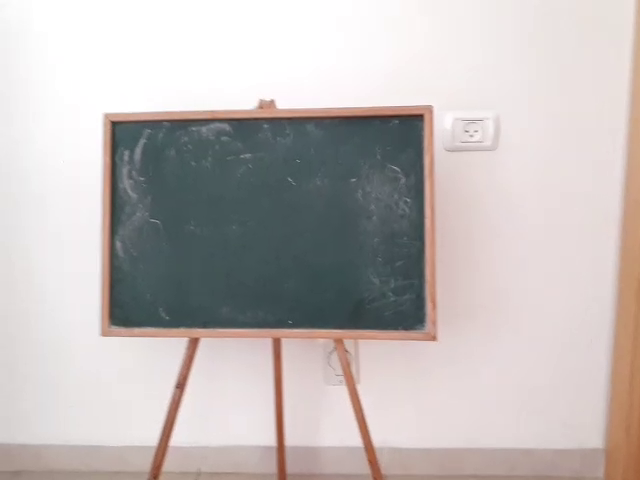
#> input picture frame 38 of VID_20180908_114054.mp4, 640 x 480 px, given in place of lecture.mp4, which was not available
$ jupyter execute --allow-errors rotation_homography2.ipynb   (text cells are left out)
#> lines starting #> are read from the running program, lines starting #| are printed output that depends on the picture
### project/trackers.py
import numpy as np
import cv2
import time
import tensorflow as tf


# TODO: credit
class DetectorAPI:
    threshold = 0.01
    delta = 50
    def __init__(self, path_to_ckpt='/home/tomer/git/vision_project/faster_rcnn_inception_v2_coco_2018_01_28/frozen_inference_graph.pb'):
        self.path_to_ckpt = path_to_ckpt

        self.detection_graph = tf.Graph()
        with self.detection_graph.as_default():
            od_graph_def = tf.GraphDef()
            with tf.gfile.GFile(self.path_to_ckpt, 'rb') as fid:
                serialized_graph = fid.read()
                od_graph_def.ParseFromString(serialized_graph)
                tf.import_graph_def(od_graph_def, name='')

        self.default_graph = self.detection_graph.as_default()
        self.sess = tf.Session(graph=self.detection_graph)

        # Definite input and output Tensors for detection_graph
        self.image_tensor = self.detection_graph.get_tensor_by_name('image_tensor:0')
        # Each box represents a part of the image where a particular object was detected.
        self.detection_boxes = self.detection_graph.get_tensor_by_name('detection_boxes:0')
        # Each score represent how level of confidence for each of the objects.
        # Score is shown on the result image, together with the class label.
        self.detection_scores = self.detection_graph.get_tensor_by_name('detection_scores:0')
        self.detection_classes = self.detection_graph.get_tensor_by_name('detection_classes:0')
        self.num_detections = self.detection_graph.get_tensor_by_name('num_detections:0')

        self.last_mask = None

    # [44 lines left out: functions processFrame, getHumanMask, not called in this run]

    def close(self):
        self.sess.close()
        self.default_graph.close()


class FeaturePoint:
    ID = 0
    TEMPLATE_WIDTH = 50
    TEMPLATE_HIGHT = 50

    # [81 lines left out: functions __init__, tuple, score, apply_homography, ooi, template_in_frame and 2 more, not called in this run]

    def __repr__(self):
        return "FeaturePoint(%f, %f)" % (self.x, self.y)


class FeaturePointManager:
    feature_params = dict(maxCorners=15,
                      qualityLevel=0.4,
                      minDistance=70,
                      blockSize=7)

    POINT_MASK_SIZE = 50
    _colors = np.random.randint(0, 255, (100, 3))
    _points = []

    # ped detection
    hog = cv2.HOGDescriptor()
    hog.setSVMDetector(cv2.HOGDescriptor_getDefaultPeopleDetector())
    detector = DetectorAPI()

    # [104 lines left out: functions generate_points_for_frame, get_visible_points, update_visible_points, apply_homography, draw_points_on_frame, not called in this run]


class Tracker:

    # Parameters for lucas kanade optical flow
    lk_params = dict(winSize=(15, 15),
                     maxLevel=2,
                     criteria=(cv2.TERM_CRITERIA_EPS | cv2.TERM_CRITERIA_COUNT, 10, 0.03))


    # [66 lines left out: functions __init__, find_homography, test_feature_generation, test_find_homography, not called in this run]

# [2 lines that do not run on import are left out]

### experiments/rotation_homography2.ipynb
[cell 1]
import cv2
import numpy as np
import sys
sys.path.append('../')
#> (the rest of this cell did not finish here and is left out)

[cell 2]
cap = cv2.VideoCapture('../lecture.mp4')
for _ in range(120):
    cap.grab()

_, old_frame = cap.read()
#> old_frame is the input picture: shape (480, 640, 3); mean B, G, R 185.1, 186.7, 193.4
old_frame_gray = cv2.cvtColor(old_frame, cv2.COLOR_BGR2GRAY)
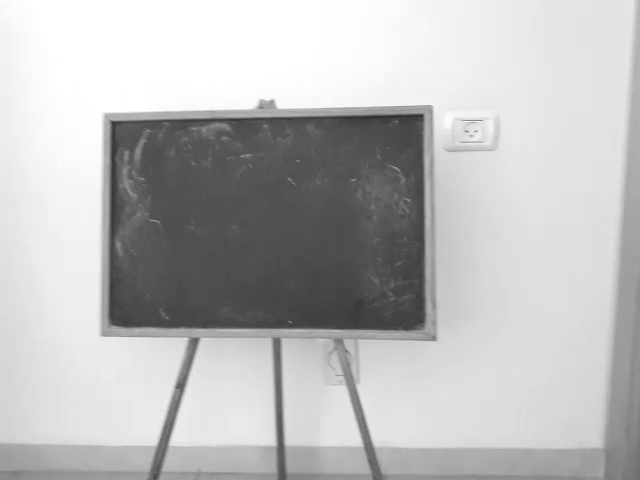
#> old_frame_gray: shape (480, 640); min 40, max 255, mean 188.6
corner_mask = np.zeros(old_frame.shape[:2], dtype='uint8')
corner_mask[:150,:] = 255
#> (the rest of this cell did not finish here and is left out)


$ run again, starting later in the video
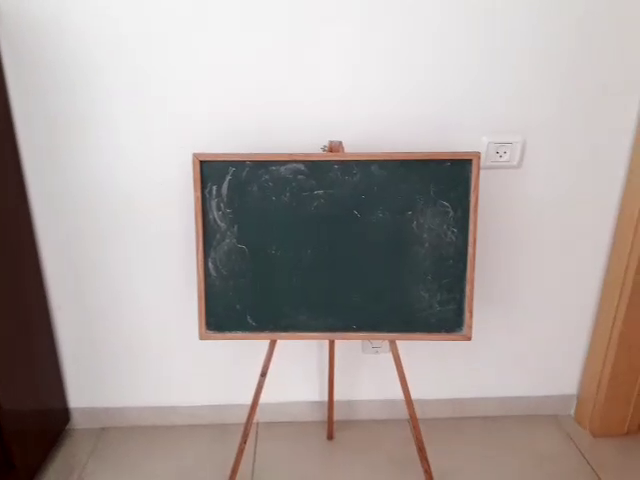
#> input picture frame 171 of VID_20180908_114054.mp4, 640 x 480 px, given in place of lecture.mp4, which was not available
#> old_frame is the input picture: shape (480, 640, 3); mean B, G, R 161.1, 163.8, 172.4
#> `old_frame_gray = cv2.cvtColor(old_frame, cv2.COLOR_BGR2GRAY)`:
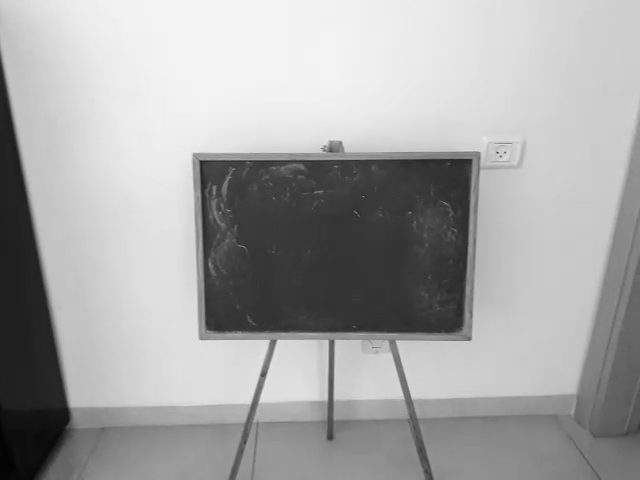
#> old_frame_gray: shape (480, 640); min 2, max 244, mean 166.1

$ run again, starting later in the video
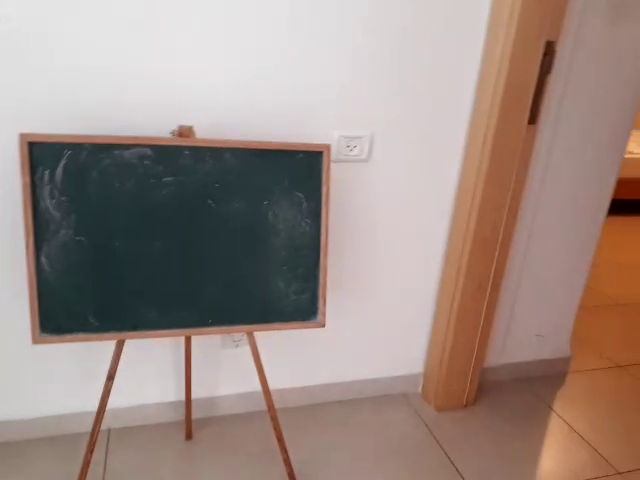
#> input picture frame 305 of VID_20180908_114054.mp4, 640 x 480 px, given in place of lecture.mp4, which was not available
#> old_frame is the input picture: shape (480, 640, 3); mean B, G, R 132.9, 140.4, 158.1
#> `old_frame_gray = cv2.cvtColor(old_frame, cv2.COLOR_BGR2GRAY)`:
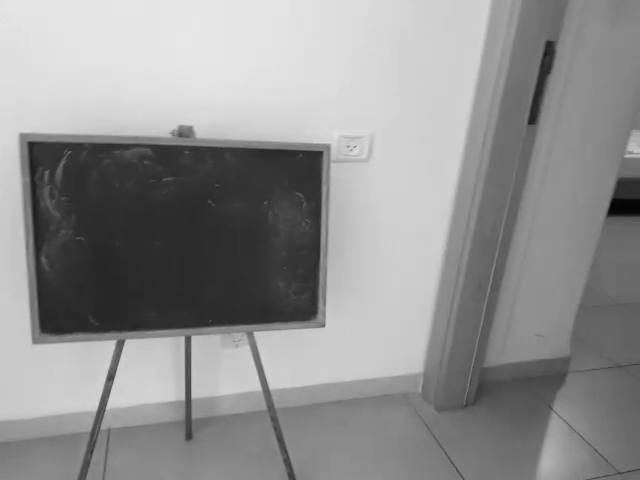
#> old_frame_gray: shape (480, 640); min 3, max 231, mean 144.8
